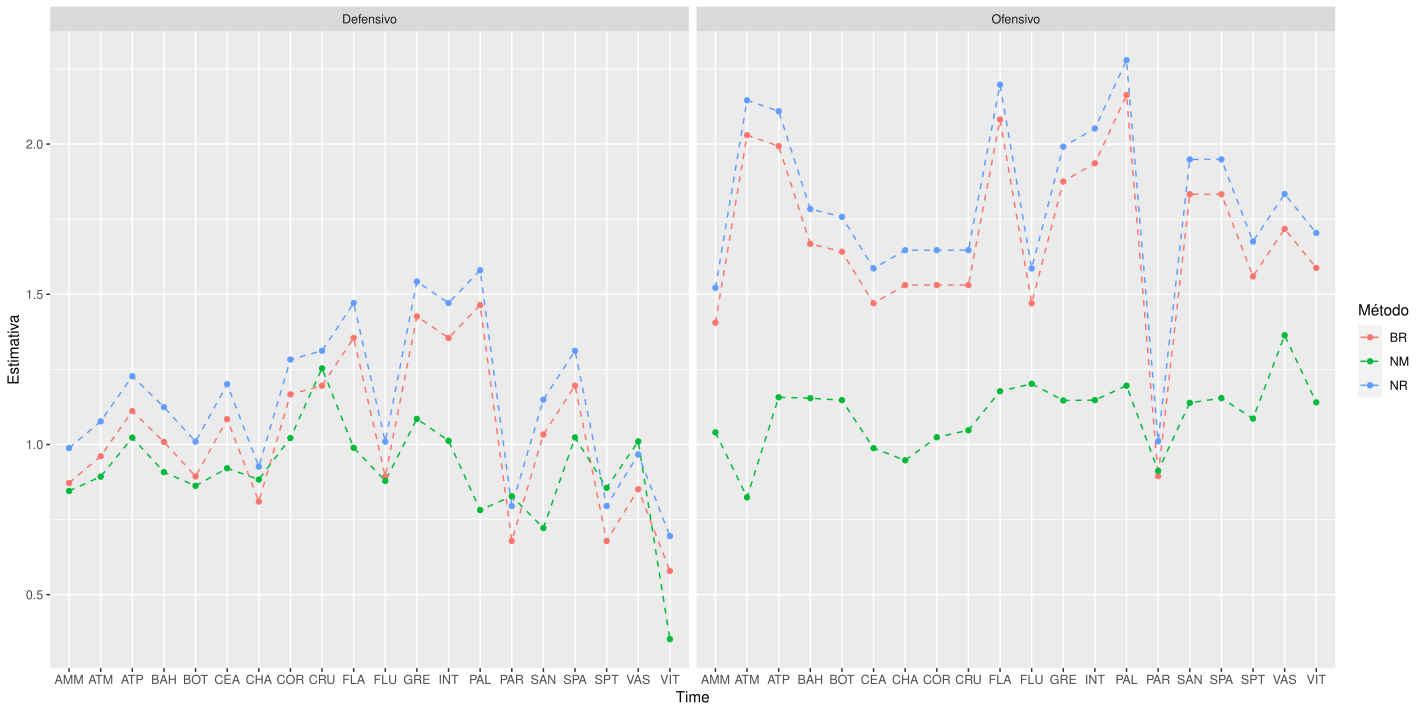

Source code (R):
## Entrando a matriz X de dados 
# a entrada ij indica o numero de gols que i marcou em j

# DADOS BRASILEIRÃO 2018 

source('BR2018Q4.R')

n = ncol(X)    # numero de times

## Definir valores iniciais para O e D
d = rep(1,n)
o = rep(1,n)


block_relaxation <- function(o, d, X, epslon = 0.001){
  
  conta = 1 # iteraçoes 
  
  d_old = rep(0,ncol(X))
  o_old = rep(0,ncol(X))   
  
  O = matrix(o, ncol = 1)
  D = matrix(d, ncol = 1)
  
  while(sum((d-d_old)^2) + sum((o-o_old)^2) > epslon){ #criterio de convergencia
    o_old = o
    o = log(rowSums(X)/sum(exp(-d)))   #registra o valor antigo, e atualiza todos os o`s
    d_old = d
    d = -log(colSums(X)/sum(exp(o)))  #registra o valor antigo, e atualiza todos  d`s
    
    
    #Salva os valores na matriz  
    conta = conta + 1
    
    O = cbind(O, o)
    D = cbind(D, d)
  }
  
  it = conta - 1
  
  rownames(O) = rownames(D) = paste("x", 1:nrow(O), sep = "") #mudar para o nome do time
  colnames(O) = colnames(D) = paste("i", 0:it, sep = "")

  
  list("Defensivo" = list("arg.ot" = o, "seq.ot" = O), 
       "Ofensivo" = list("arg.ot" = d, "seq.ot" = D), 
       "iterações" = it)  
  
}

bl.r = block_relaxation(o, d, X)


# versão optim do R

# log-lik 
logL = function(theta, X){
  temp = 0
  
  for(i in 1:nrow(X)){
    for(j in 1:ncol(X)){
      temp = temp - exp(theta[i] - theta[n+j]) + X[i,j]*(theta[i] - theta[n+j]) 
      }
  }
  
  temp
}

theta0 = c(o, d)
opt = optim(theta0,logL, X = X, control = list(fnscale = -1))

# versão newton-raphson 


nr.optim = function(x0, f1, f2, epslon = 0.0001,...){
  
  cc = 1
  conta = 0
  x0 = matrix(x0, ncol = 1)
  z = x0
  
  while(cc > epslon && conta < 1000){
    x1 = x0 - solve(f2(x0, X), tol = 1e-200)%*%(f1(x0, X))
    
    cc = t(f1(x1, X))%*%f1(x1, X) # criteiro de convergencia
    x0 = x1
    conta = conta + 1
    z = cbind(z,x1)
    
  }
  
  rownames(z) = paste("x", 1:nrow(x0), sep = "")
  colnames(z) = paste("i", 0:conta, sep = "")
  list("arg.ot" = x0, "seq.ot" = z, "iterações" = conta)  
}

grad <- function(theta, X){
  
  A = matrix(NA, ncol = 1, nrow = 2*nrow(X))

  for(i in 1:nrow(X)){
    temp = 0
    for(j in 1:ncol(X)){
      temp = temp - exp(theta[i] - theta[n+j]) + X[i,j]
    }
    A[i,] <- temp
  }
  
  for(j in 1:nrow(X)){
    temp = 0
    for(i in 1:ncol(X)){
      temp = temp + exp(theta[i] - theta[n+j]) - X[i,j]
    }
    A[n+j,] <- temp
  }
  
  return(A)

}

hessian <- function(theta, X){
  
  H <- matrix(0, ncol = 2*ncol(X), nrow = 2*nrow(X))
  
  # diagonal 
  for(i in 1:nrow(X)){
    temp = 0
    for(j in 1:ncol(X)){
      temp = temp - exp(theta[i] - theta[n+j]) 
    }
    H[i,i] <- temp
  }
  
  for(j in 1:nrow(X)){
    temp = 0
    for(i in 1:ncol(X)){
      temp = temp - exp(theta[i] - theta[n+j])
    }
    H[n+j,n+j] <- temp
  }
  
  # o_i d_k 
  
  for(i in 1:nrow(X)){
    for(j in 1:ncol(X)){
      H[i,ncol(X)+j] = exp(theta[i] - theta[n+j]) 
    }
  }
  
  #d_j o_k
  
  for(j in 1:nrow(X)){
    for(i in 1:ncol(X)){
      H[ncol(X)+j, i] <- exp(theta[i] - theta[n+j])
    }
  }

  
  return(H)
}

# valor inicial os par do block
theta0 = c(block_relaxation(o, d, X)$Defensivo$arg.ot, block_relaxation(o, d, X)$Ofensivo$arg.ot)
nr = nr.optim(theta0, grad, hessian)

results = cbind(cbind(c(bl.r$Defensivo$arg.ot, bl.r$Ofensivo$arg.ot)), 
                 cbind(opt$par), nr$arg.ot)

colnames(results) = c('BR', 'NM', 'NR')
results

require(ggplot2)
require(tidyr)

r.df = gather(data.frame(time = colnames(X), 
                         par = c(rep('Ofensivo', 20), rep('Defensivo', 20)), 
                         results), 
              metodo, arg.ot, BR:NR, factor_key = TRUE)

ggplot(data = r.df, mapping = aes(x = time, y = arg.ot, color = metodo, group = metodo)) + 
  geom_line(linetype = 'dashed') +
  geom_point() + 
  facet_wrap( ~ par, ncol = 2) + 
  labs(x = 'Time', y = 'Estimativa', color = 'Método')
